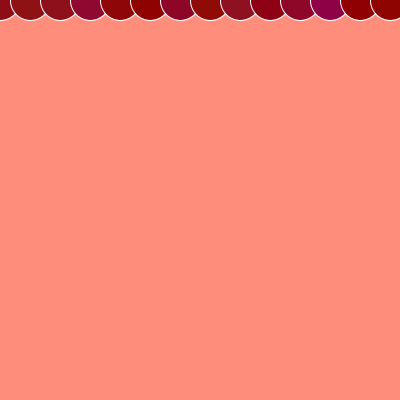
Frame 1 (no input)
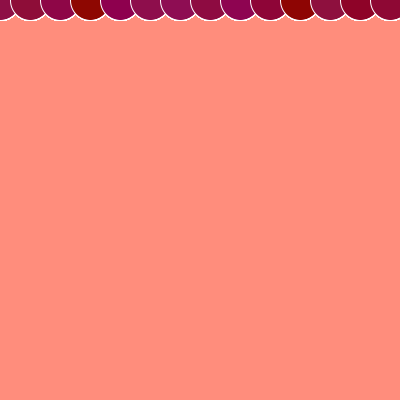
Frame 60 (the mouse pressed at the canvas centre just before this capture)
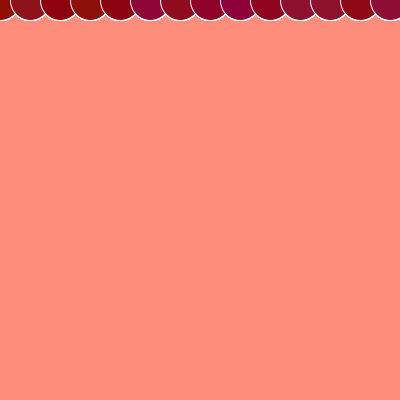
Frame 120 (the mouse held since frame 60 and released just before this capture)

The Processing sketch that drew these frames (run headless with seeded random() and noise(); from frame 60 on, the mouse is pressed at the canvas centre):

// Processing sketch: processing_91447
// ── processing_91447.pde

//JiYoung Lee
//HW 8
//Copyright@Jiyoung Lee

int u, x,fx,fy,dia,y;

void setup()
{
  size (400,400);
  background(255,141,124);
  u = 0;
  dia = 20;
  fx=30;
  fy=100;
  x=20;
}
void draw ( )
{
  if ( u == 0 ) {
    forFx ( );
  } else if ( u == 1 ) {
    whileFx ( );
    x = x + 10;
    if (x > width ) {
      x = 0;
    }
  }
}

void whileFx ( )
{
  int y = 0;
  while (y < height) {
    background(255,141,124);
    noStroke();
    fill (142,random(19),random(86));
    ellipse (x, y, dia, dia);
    y = y + fy;
  }
}

void forFx ( )
{  int x = 0;
  while (x < height) {
    stroke(255);
    fill (142,random(19),random(86));
    ellipse (x, y, dia+20, dia+20);
    x = x + fx;
    
    }
  }

 
void keyPressed ( )
{
  if (key == 'a') {
    u = 1;
    background (255);
  } else if (u == 10) {
    u = 0;
  }
}
